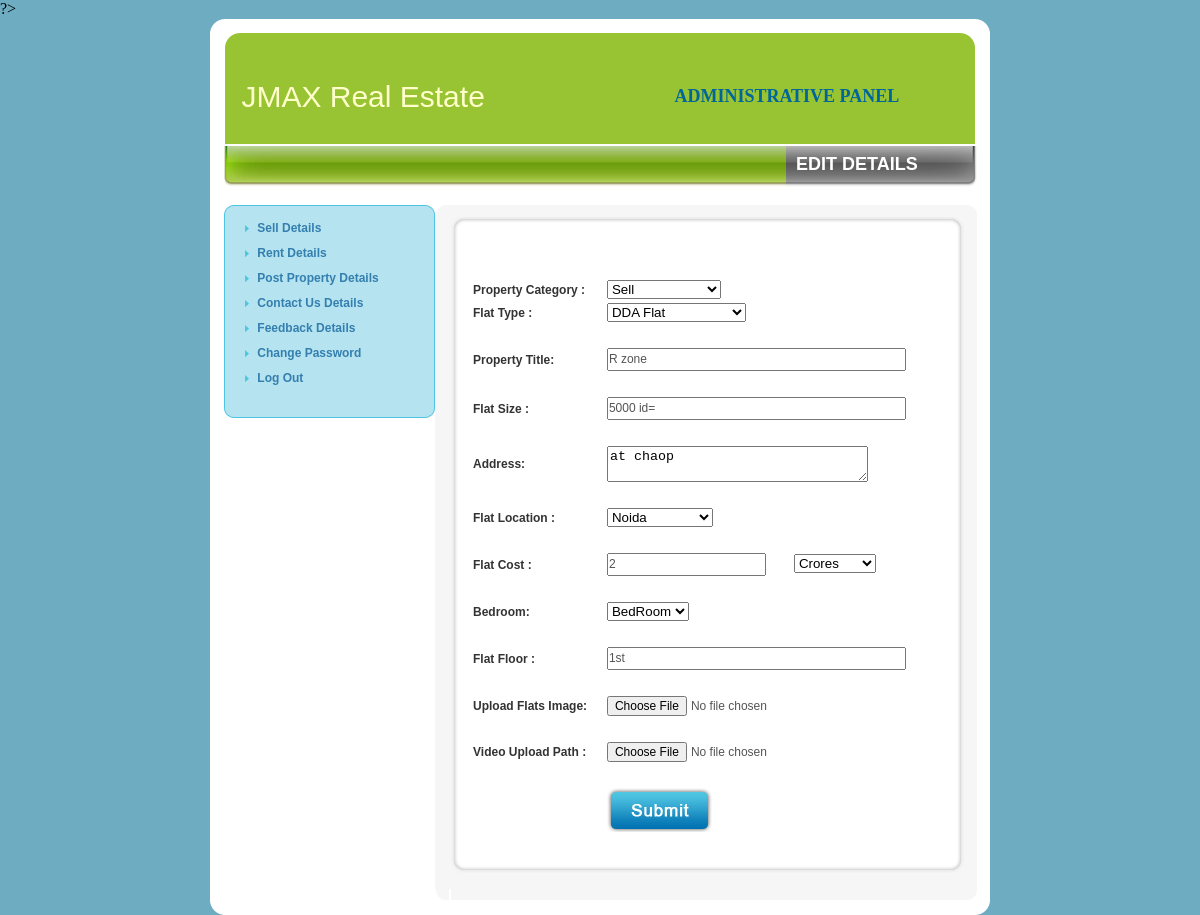
Page /admin/edit_dtls.php?mode=edit&Id=81 (signed in) on the committed database.
### tables this page shows
CREATE TABLE IF NOT EXISTS `addeuro` (
  `id` int(10) NOT NULL AUTO_INCREMENT,
  `FlatsType` varchar(40) DEFAULT NULL,
  `propertytitle` varchar(40) DEFAULT NULL,
  `addres` varchar(50) DEFAULT NULL,
  `FlatsSize` varchar(50) DEFAULT NULL,
  `FlatsLocation` varchar(50) DEFAULT NULL,
  `FlatsCost` double DEFAULT NULL,
  `bedroom` varchar(50) DEFAULT NULL,
  `moneytype` varchar(30) NOT NULL,
  `FlatsFloor` varchar(50) DEFAULT NULL,
  `FlatsImageName` varchar(50) DEFAULT NULL,
  `propertyCat` varchar(50) DEFAULT NULL,
  `state` varchar(50) DEFAULT NULL,
  `city` varchar(50) DEFAULT NULL,
  `pincode` varchar(50) DEFAULT NULL,
  `mobileNo` varchar(35) DEFAULT NULL,
  `emailId` varchar(50) DEFAULT NULL,
  `phoneNo` varchar(50) DEFAULT NULL,
  `Name` varchar(50) DEFAULT NULL,
  `prop_desc` varchar(500) DEFAULT NULL,
  `vedio` mediumtext,
  `enable` varchar(10) DEFAULT NULL,
  `dt_tim` date NOT NULL,
  PRIMARY KEY (`id`)
);

### admin/edit_dtls.php (the view, shortened to what this page needs)
<?php
if($_SESSION['user'])
	{
if($_REQUEST['Id'])
	{
$editId=$_REQUEST['Id'];
$queryRs=mysql_query("select * from addeuro where id='$editId'");
$totalRow=mysql_fetch_array($queryRs);
	}
?>
<!DOCTYPE html PUBLIC "-//W3C//DTD XHTML 1.0 Transitional//EN" "http://www.w3.org/TR/xhtml1/DTD/xhtml1-transitional.dtd">
<html xmlns="http://www.w3.org/1999/xhtml">
<head>
<link href="style.css" rel=stylesheet type=text/css>
</head>
<body bgcolor="#FFFFFF" topmargin="0" leftmargin="0" class="body">
<table width="100%" border="0" cellpadding="0" cellspacing="0">
  <tr>
    <td><table width="780" border="0" align="center" cellpadding="0" cellspacing="0">
      <?php include "header.php" ?>
      <tr>
        <td bgcolor="#FFFFFF"><table width="100%" border="0" cellpadding="0" cellspacing="0" bgcolor="#FFFFFF">
            <tr>
              <td width="14">&nbsp;</td>
              <td><table border="0" cellpadding="0" cellspacing="0" width="100%">
                  <tr>
                    <td width="50"><img id="layoyt_5" src="images/layoyt_14.gif" width="50" height="41" alt="" /></td>
                    <td width="512" class="menubar">&nbsp;</td>
                    <td width="191" background="images/layoyt_20.gif" class="menubar2">EDIT DETAILS</td></tr>
              </table></td>
              <td width="13">&nbsp;</td>
            </tr>
            <tr>
              <td>&nbsp;</td>
              <td>&nbsp;</td>
              <td>&nbsp;</td>
            </tr>
          <tr>
              <td>&nbsp;</td>
            <td><table width="100%" border="0" cellpadding="0" cellspacing="0">
                  <tr>
                    <td width="28%" valign="top"><?php include"menu.php";?></td>
                    <td width="72%" align="left" valign="top"><table width="100%" border="0" cellpadding="0" cellspacing="0" bgcolor="#F6F6F6">
                        <tr>
                          <td width="3%"><img src="images/layoyt_32.gif" alt="Corner1" name="layoyt_12" width="14" height="12" id="layoyt_12" /></td>
                          <td width="95%" bgcolor="#F6F6F6"><img src="images/spacer.gif" width="1" height="1" /></td>
                          <td width="2%"><img id="layoyt_84" src="images/layoyt_34.gif" width="13" height="12" alt="Corner2" /></td>
                        </tr>
                        <tr>
                          <td bgcolor="#F6F6F6">&nbsp;</td>
                          <td bgcolor="#F6F6F6">
<form name="frmform" id="frmform" method="POST" enctype="multipart/form-data"   action="#" onSubmit="return onSubmitForm(this);">
                          <table width="100%" border="0" cellpadding="0" cellspacing="0" bgcolor="#FFFFFF">
                              <tr>
                                <td width="2%"><img id="layoyt_87" src="images/layoyt_42.gif" width="19" height="16" alt="corner1" /></td>
                                <td width="96%" background="images/layoyt_44.gif"><img src="images/spacer.gif" width="1" height="1" /></td>
                                <td width="2%"><img id="layoyt_88" src="images/layoyt_47.gif" width="17" height="16" alt="Corner2" /></td>
                              </tr>
                              <tr>
                                <td background="images/layoyt_53.gif">&nbsp;</td>
                                <td valign="middle"><table width="100%" border="0">
                                    <tr>
                                      <td align="left" valign="top">&nbsp;</td>
                                      <td align="left" valign="top">&nbsp;</td>
                                    </tr>
                                    <tr>
                                      <td width="28%" align="left" valign="top">&nbsp;</td>
                                      <td width="72%" align="left" valign="top"><b><?php echo $msg?></b></td>
                                    </tr>
                                    <tr>
                                      <td class="txt_add_rec">Property Category : </td>
                                      <td><label>
                                        <select name="propertyCat" id="propertyCat">
							<option value="Sell"  <?php if($totalRow['propertyCat']=="Sell"){ ?>selected="selected" <?php }?>>Sell</option>
                                        </select>
                                      </label></td>
                                    </tr>
                                    <tr>
<td class="txt_add_rec"> Flat Type  :</td>
<td>  <select name="SocietyFlats" class="text" id="SocietyFlats">
				   <option value="DDA Flat" selected="selected">DDA Flat</option>
                </select> </td>
</tr>
                                    <tr>
                                      <td class="txt_add_rec">&nbsp;</td>
                                      <td>&nbsp;</td>
                                    </tr>
                                    <tr>
                                      <td class="txt_add_rec">Property Title: </td>
                                      <td><input type="text" name="Ptitle"  value="<?php print $totalRow['propertytitle']; ?>" id="Ptitle" size="40" class="txt_input"></td>
                                    </tr>
                                    <tr>
                                      <td class="txt_add_rec">&nbsp;</td>
                                      <td>&nbsp;</td>
                                    </tr>
                                    <tr>
                                      <td class="txt_add_rec"> Flat Size : </td>
                                      <td><input type="text" name="FlatsSize"  value="<?php print $totalRow['FlatsSize']; ?> id="FlatsSize" size="40" class="txt_input" ></td>
                                    </tr>
                                    <tr>
                                      <td class="txt_add_rec">&nbsp;</td>
                                      <td>&nbsp;</td>
                                    </tr>
                                    <tr>
                                      <td class="txt_add_rec">Address:</td>
                                <td><textarea name="address" cols="30" id="address"><?php print $totalRow['addres']; ?></textarea></td>
                                    </tr>
                                    <tr>
                                      <td class="txt_add_rec">&nbsp;</td>
                                      <td>&nbsp;</td>
                                    </tr>
                                    <tr>
                                      <td class="txt_add_rec"> Flat Location :</td>
                                      <td>
										<select name="FlatsLocation" class="text" id="FlatsLocation">
			<option value="Noida" <?php if($totalRow['FlatsLocation']=="Noida"){ ?> selected="selected" <?php }?>>Noida</option>
									  </select>									  </td>
                                    </tr>
                                    <tr>
                                      <td class="txt_add_rec">&nbsp;</td>
                                      <td>&nbsp;</td>
                                    </tr>
                                    <tr>
                                      <td class="txt_add_rec"> Flat Cost : </td>
                                      <td><input type="text" name="FlatsCost" id="FlatsCost" value="<?php print $totalRow['FlatsCost']; ?>" size="20" class="txt_input" />
                                        &nbsp;&nbsp;&nbsp;&nbsp;&nbsp;&nbsp;<select name="budget2" class="text" id="budget2" >
							<option value="Crores"  <?php if($totalRow['moneytype']=="Crores"){ ?>selected="selected" <?php }?>>Crores</option>
                                          </select></td>
                                    </tr>
                                    <tr>
                                      <td class="txt_add_rec">&nbsp;</td>
                                      <td>&nbsp;</td>
                                    </tr>
                                    <tr>
                                      <td class="txt_add_rec">Bedroom:</td>
                                      <td><select name="bedroom" class="text" id="bedroom" >
                         <option value="0">BedRoom</option>
                                          </select></td>
                                    </tr>
                                    <tr>
                                      <td class="txt_add_rec">&nbsp;</td>
                                      <td>&nbsp;</td>
                                    </tr>
                                    <tr>
                                      <td class="txt_add_rec"> Flat Floor  : </td>
                                      <td><input type="text" name="FlatsFloor" id="FlatsFloor"  value="<?php print $totalRow['FlatsFloor']; ?>"  size="40" class="txt_input" ></td>
                                    </tr>
                                    <tr>
                                      <td class="txt_add_rec">&nbsp;</td>
                                      <td>&nbsp;</td>
                                    </tr>
                                    <tr>
                                      <td class="txt_add_rec"> Upload Flats Image: </td>
                                      <td><input type="file" name="image" id="image" size="40"   class="txt_input"   /></td>
                                    </tr>
                                    <tr>
                                      <td class="txt_add_rec"><input type="hidden" name="Id" id="Id"
									  value="<?php print $totalRow['id']; ?>"  size="40" class="txt_input" ></td>
                                      <td>&nbsp;</td>
                                    </tr>
                                    <tr>
                                      <td class="txt_add_rec">Video Upload Path : </td>
                                      <td>
                                      <input type="file" name="uploadvedio" id="uploadvedio" size="40"   class="txt_input"   />
                                      </td>
                                    </tr>
                                    <tr>
                                      <td class="txt_add_rec">&nbsp;</td>
                                      <td>&nbsp;</td>
                                    </tr>
                                    <tr>
                                      <td class="txt_add_rec">&nbsp;</td>
                                      <td><input type="image" src="images/butt_submit.gif" alt="Submit" width="105" height="44" /></td>
                                    </tr>
                                    <tr>
                                      <td colspan="2">&nbsp;</td>
                                    </tr>
                                  </table>
                                  </td>
                                <td background="images/layoyt_55.gif">&nbsp;</td>
                              </tr>
                              <tr>
                                <td><img id="layoyt_89" src="images/layoyt_68.gif" width="19" height="16" alt="Corner3" /></td>
                                <td background="images/layoyt_69.gif"><img src="images/spacer.gif" width="1" height="1" /></td>
                                <td><img id="layoyt_90" src="images/layoyt_72.gif" width="17" height="16" alt="Corner4" /></td>
                              </tr>
                          </table>
                          </form>
                          </td>
                          <td bgcolor="#F6F6F6">&nbsp;</td>
                        </tr>
                        <tr>
                          <td bgcolor="#FFFFFF"><img id="layoyt_85" src="images/layoyt_76.gif" width="14" height="11" alt="Corner3" /></td>
                          <td><img src="images/spacer.gif" width="1" height="1" /></td>
                          <td><img id="layoyt_86" src="images/layoyt_77.gif" width="13" height="11" alt="Corner4" /></td>
                        </tr>
                    </table></td>
                  </tr>
              </table></td>
            <td>&nbsp;</td>
          </tr>
        </table></td>
      </tr>
      <tr>
        <td bgcolor="#FFFFFF"><table width="100%" border="0" cellpadding="0" cellspacing="0">
          <tr>
            <td width="1%"><img src="images/layoyt_78.gif" width="13" height="15" /></td>
            <td width="98%"><img src="images/spacer.gif" width="1" height="1" /></td>
            <td width="1%"><img src="images/layoyt_81.gif" width="15" height="15" /></td>
          </tr>
        </table></td>
      </tr>
    </table></td>
</tr>
    </table>
</body>
</html>
<?php
}
else
{
header('Location:index.php');
}
?>

### admin/style.css (style rules this page uses)
.body { background-color:#6EACC2; }
.menubar { height:41px;background-image: url('images/layoyt_18.gif'); background-color:#FFFFFF; background-repeat:repeat-x; background-position: center top; }
.menubar2 { Width:191px; background-image: url('images/layoyt_20.gif'); background-color:#FFFFFF; background-repeat:repeat-x; background-position: center top; font-family:Arial,verdana,ms sans serif; font-size: 18px; font-weight:bold; color:#FFFFFF; text-align: left; text-indent: 10px; clip: rect(auto,auto,auto,auto); padding-bottom: 4px; }
.txt_input { font-family:Arial,verdana,ms sans serif;font-size: 12px;color:#555555;padding-left:0px;padding-right:00px;line-height:17px; }
.txt_add_rec { font-family: Arial, Helvetica, sans-serif; font-size: 12px; font-style: normal; line-height: normal; font-weight: bold; font-variant: normal; text-transform: none; color: #333333; text-decoration: none; }

### rows in the picture
addeuro: propertyCat "Sell", Ptitle "R zone", FlatsSize "5000 id=", address "at chaop", FlatsLocation "Noida", FlatsCost "2", budget2 "Crores", FlatsFloor "1st"
